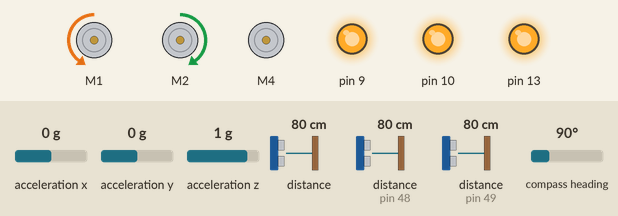
Bench run of a sketch on a simulated Arduino Uno, built with avr-gcc and run on an emulated ATmega328P. On the bench: 3 × DC motor (green arrow = forward, orange = backward, longer = faster), output pins drawn as LEDs (lit = HIGH). The test bench sets the inputs (shaded band); at power-on: distance to the obstacle (sensors on pin 48, pin 49) 80 cm, acceleration x 0 g, acceleration y 0 g, acceleration z 1 g, distance to the obstacle 80 cm, compass heading 90°. What the sketch prints to the serial monitor is not drawn.

Above: at 2.3 s.
2.4 s: distance to the obstacle (sensor on pin 48) set to 27 cm
At 5.2 s:
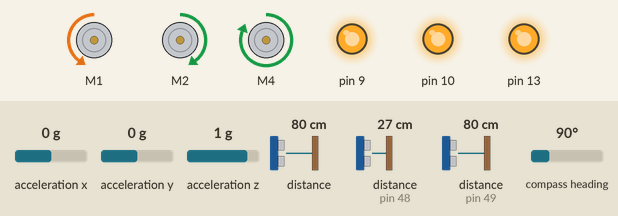
5.4 s: distance to the obstacle (sensor on pin 48) set to 21 cm
At 8.2 s:
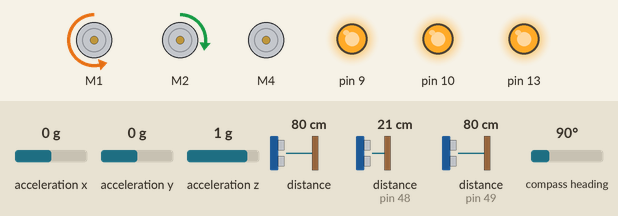
8.4 s: distance to the obstacle (sensor on pin 48) set to 35 cm
At 9.0 s:
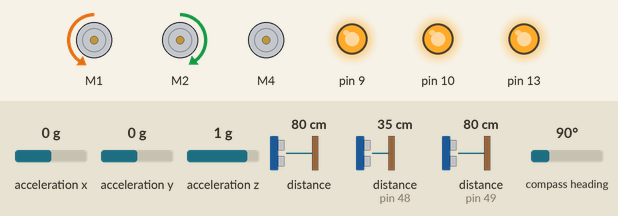
Timing chart, 0 to 17.4 s (numbered marks = the images above; inputs shaded):
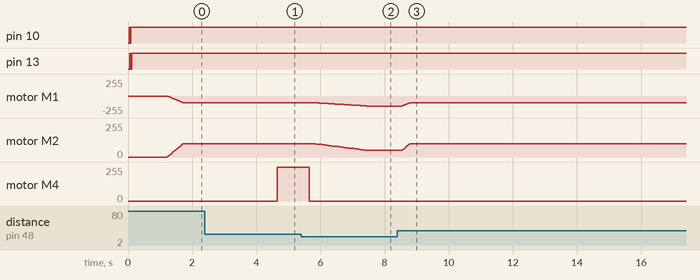

The sketch:

MVP.ino
```cpp
/*Import required libraries*/
#include <Wire.h>
#include <Adafruit_MotorShield.h>
#include "utility/Adafruit_MS_PWMServoDriver.h"
#include "Adafruit_VL53L0X.h"

#include <Adafruit_Sensor.h>
#include <Adafruit_BNO055.h>
#include <utility/imumaths.h>

#define BNO055_SAMPLERATE_DELAY_MS (100)

//create sensor object for 9DOF
Adafruit_BNO055 bno = Adafruit_BNO055();

// Create sensor objects
Adafruit_VL53L0X back = Adafruit_VL53L0X();
Adafruit_VL53L0X left = Adafruit_VL53L0X();
Adafruit_VL53L0X right = Adafruit_VL53L0X();
// Create the motor shield object with the default I2C address
Adafruit_MotorShield AFMS = Adafruit_MotorShield();

// Select which 'port' M1, M2, M3 or M4.
Adafruit_DCMotor *leftMotor = AFMS.getMotor(1);
Adafruit_DCMotor *rightMotor = AFMS.getMotor(2);
Adafruit_DCMotor *vibratingMotor = AFMS.getMotor(4);

//variables for linear acceleration
int16_t x, y, z;
uint16_t stillCount;
//set variable for speed iteration
uint8_t i = 0;
uint8_t leftSpeed = 0;
uint8_t rightSpeed = 0;
uint8_t targetSpeed = 100;

//set variables for escape behavior
uint8_t stalkCount = 0;
uint16_t previousBackMeasure = 1000;
unsigned long escapeMillis;


//set variable types for sensors

VL53L0X_RangingMeasurementData_t backSensor;
VL53L0X_RangingMeasurementData_t leftSensor;
VL53L0X_RangingMeasurementData_t rightSensor;

uint16_t backMeasure;
uint16_t backMeasureTwo;
uint16_t backMeasureThree;
uint16_t backMeasureFour;
uint16_t leftMeasure;
uint16_t rightMeasure;

void escape() {

targetSpeed = 254;
escapeMillis = millis();
}

void pivot() {
  leftMotor->run(RELEASE);
  rightMotor->run(RELEASE);
  delay(100);
  leftMotor->setSpeed(targetSpeed);
  rightMotor->setSpeed(targetSpeed);
 while(rightMeasure < 150 || leftMeasure < 150) {

      leftMotor->run(FORWARD);
      rightMotor->run(FORWARD);
      left.rangingTest(&leftSensor, false);
      leftMeasure = leftSensor.RangeMilliMeter;

      right.rangingTest(&rightSensor, false);
      rightMeasure = rightSensor.RangeMilliMeter;
    }
    delay(100);
    leftMotor->run(RELEASE);
    rightMotor->run(RELEASE);
    delay(100);
    leftSpeed = 0;
    rightSpeed = 0;
    leftMotor->run(BACKWARD);
    rightMotor->run(FORWARD);

    backMeasureFour = 35;
    backMeasureThree = 35;
    backMeasureTwo = 35;

}

void turns() {
  while(rightMeasure < 250 || leftMeasure < 250) {
  back.rangingTest(&backSensor, false);
  backMeasure = backSensor.RangeMilliMeter;


  left.rangingTest(&leftSensor, false);
  leftMeasure = leftSensor.RangeMilliMeter;

  right.rangingTest(&rightSensor, false);
  rightMeasure = rightSensor.RangeMilliMeter;

  if (rightMeasure < 80 && leftMeasure < 80 && leftSensor.RangeStatus != 4 && rightSensor.RangeStatus != 4) {
    Serial.print("I'm gonna pivot!");
    pivot();
  }
  else if (leftMeasure < 300 && leftSensor.RangeStatus != 4 && leftSpeed >= 50 && rightSpeed >= 50) {
    Serial.print("I'm gonna turn left!");
    if(leftSpeed < targetSpeed + 50 && leftSpeed < 252) {
    leftSpeed = leftSpeed + 3;
    }
    if(rightSpeed > targetSpeed - 100 && rightSpeed > 3) {
    rightSpeed = rightSpeed - 3;
    }
    leftMotor->setSpeed(leftSpeed);
    rightMotor->setSpeed(rightSpeed);

    backMeasureFour = 35;
    backMeasureThree = 35;
    backMeasureTwo = 35;
  }
  else if (rightMeasure < 280 && rightSensor.RangeStatus != 4 && leftSpeed >= 50 && rightSpeed >= 50) {
    if(rightSpeed < targetSpeed + 50 && rightSpeed < 252) {
    Serial.print("I'm gonna turn right!");
    rightSpeed = rightSpeed + 3;
    }
    if(leftSpeed > targetSpeed - 100 && leftSpeed > 3) {
    leftSpeed = leftSpeed - 3;
    }
    leftMotor->setSpeed(leftSpeed);
    rightMotor->setSpeed(rightSpeed);

    backMeasureFour = 35;
    backMeasureThree = 35;
    backMeasureTwo = 35;

  }
  }

}

void forward(){
  leftMotor->run(BACKWARD);
  rightMotor->run(FORWARD);
while(leftSpeed != targetSpeed || rightSpeed != targetSpeed) {
  if(leftSpeed < targetSpeed) {
    leftSpeed = leftSpeed + 2;
  } else if(leftSpeed > targetSpeed) {
    leftSpeed = leftSpeed -2;
  }
  if(rightSpeed < targetSpeed) {
    rightSpeed = rightSpeed + 2;

  } else if(rightSpeed > targetSpeed) {
    rightSpeed = rightSpeed - 2;
  }
  leftMotor->setSpeed(leftSpeed);
  rightMotor->setSpeed(rightSpeed);
  delay(10);
}
}

void checkSensors() {
  back.rangingTest(&backSensor, false);

  if(backSensor.RangeStatus != 4 && backSensor.RangeMilliMeter > 60 && backSensor.RangeMilliMeter < 1000 ) {
    backMeasureFour = backMeasureThree;
    backMeasureThree = backMeasureTwo;
    backMeasureTwo = backMeasure;
    backMeasure = backSensor.RangeMilliMeter;
  }
  else {
    backMeasureThree = 35;
    backMeasureTwo = 35;
    backMeasure = 35;
  }


  left.rangingTest(&leftSensor, false);
  leftMeasure = leftSensor.RangeMilliMeter;

  right.rangingTest(&rightSensor, false);
  rightMeasure = rightSensor.RangeMilliMeter;


}


void setup() {

  Serial.begin(9600);           // set up Serial library at 9600 bps


  AFMS.begin();  // create with the default frequency 1.6KHz
  //AFMS.begin(1000);  // OR with a different frequency, say 1KHz

  // Set the speed to start, from 0 (off) to 255 (max speed)
  leftMotor->setSpeed(150);
  leftMotor->run(FORWARD);
  // turn on motor
  leftMotor->run(RELEASE);

  rightMotor->setSpeed(150);
  rightMotor->run(FORWARD);
  // turn on motor
  rightMotor->run(RELEASE);

  vibratingMotor->setSpeed(150);
  vibratingMotor->run(FORWARD);
  // turn on motor
  vibratingMotor->run(RELEASE);

  //Sensor Setup

  Serial.begin(115200);

  pinMode(9, OUTPUT);
  pinMode(10, OUTPUT);
  pinMode(13, OUTPUT);

  digitalWrite(9, LOW);
  delay(10);
  digitalWrite(10, LOW);
  delay(10);
  digitalWrite(13, LOW);
  delay(10);

  digitalWrite(9, HIGH);
  delay(10);
  digitalWrite(10, HIGH);
  delay(10);
  digitalWrite(13, HIGH);
  delay(10);

  digitalWrite(10, LOW);
  delay(10);
  digitalWrite(13, LOW);
  delay(10);

  left.begin(0x30);
  delay(10);

  digitalWrite(10, HIGH);
  delay(10);

  right.begin(0x31);
  delay(10);

  digitalWrite(13, HIGH);
  delay(10);

  // wait until serial port opens for native USB devices
  while (! Serial) {
    delay(1);
  }

  Serial.println("Adafruit VL53L0X test");
  if (!back.begin()) {
    Serial.println(F("Failed to boot VL53L0X"));
    while(1);
  }
//9DOF sensor set up
  Serial.begin(9600);
  Serial.println("Orientation Sensor Raw Data Test"); Serial.println("");

  /* Initialise the sensor */
  if(!bno.begin())
  {
    /* There was a problem detecting the BNO055 ... check your connections */
    Serial.print("Ooops, no BNO055 detected ... Check your wiring or I2C ADDR!");
    while(1);
  }

  delay(1000);
  bno.setExtCrystalUse(true);

}

void loop() {


 if ( millis() > escapeMillis + 3000 && targetSpeed == 254) {
  targetSpeed = 100;
 }

 checkSensors();
 imu::Vector<3> linaccel = bno.getVector(Adafruit_BNO055::VECTOR_LINEARACCEL);

  x = abs(linaccel.x());
  y = abs(linaccel.y());
  z = abs(linaccel.z());

  if (x + y + z > 5) {
     stillCount = 0;
     escape();
  }
  else if (x + y + z < 2) {
    stillCount += 1;

    if (stillCount == 30) {
      vibratingMotor->run(FORWARD);
      vibratingMotor->setSpeed(255);
      delay(1000);
      vibratingMotor->run(RELEASE);
      stillCount = 0;
    }
  }
  else {
    stillCount = 0;
  }

 if (backMeasure + 30 < ((backMeasureTwo + backMeasureThree + backMeasureFour) / 3)) {
  escape();
 }


 if (rightMeasure < 80 && leftMeasure < 80 && leftSensor.RangeStatus != 4 && rightSensor.RangeStatus != 4) {
    Serial.print("I need to pivot!");
    pivot();
  }
  else if (leftMeasure < 300 && leftSensor.RangeStatus != 4 && leftSpeed >= 50 && rightSpeed >= 50) {
    Serial.print("I need to turn right!");
    turns();
  }
  else if (rightMeasure < 280 && rightSensor.RangeStatus != 4 && rightSpeed >= 50 && leftSpeed >= 50) {
    Serial.print("I need to turn left!");
    turns();
  }
  else {
    forward();
  }


}
```

Measured:
- the behaviour switches between 25 and 24 cm on distance to the obstacle (sensor on pin 48) (found by bisection; images 1 and 2)
- after the input at 5.4 s, motor M1: moves from backward 100/255 to backward 151/255 over 1.6 s, starting after 0.45 s; motor M2: moves from forward 100/255 to forward 49/255 over 1.6 s, starting after 0.45 s
